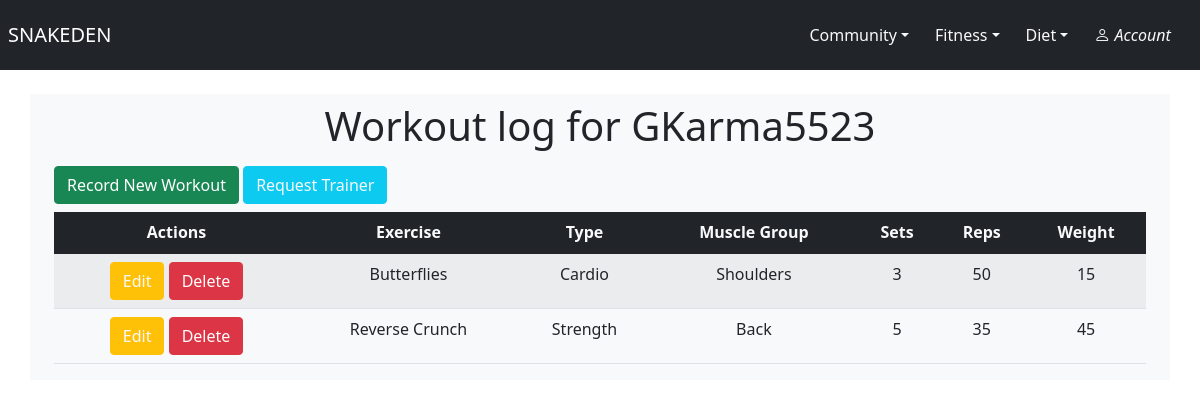
The page /fitness/workout_log/ (signed in) on the database its author committed.
### fitness/models.py (models this page shows)
class Workout(models.Model):
    WORKOUT_TYPE = [
        ('Cardio', 'Cardio'),
        ('Strength', 'Strength'),
        ('Endurance', 'Endurance'),
    ]
    MUSCLE_GROUP = [
        ('Arms', 'Arms'),
        ('Shoulders', 'Shoulders'),
        ('Back', 'Back'),
        ('Core', 'Core'),
        ('Legs', 'Legs'),
    ]
    workout_type = models.CharField(max_length=50, choices=WORKOUT_TYPE)
    muscle_group = models.CharField(max_length=50, choices=MUSCLE_GROUP)
    exercise_name = models.CharField(max_length=50)
    reps = models.IntegerField()
    sets = models.IntegerField()
    weight = models.IntegerField()
    user = models.ForeignKey(User, on_delete=models.CASCADE)
    created_at = models.DateTimeField(auto_now_add=True)

### fitness/views.py (the view)
# urls.py: path('workout_log/', views.user_workout_data, name="user_workout_data"),
@login_required
def user_workout_data(request):
    CTtable = CT.objects.filter(client=request.user)
    workouts = Workout.objects.filter(user=request.user)
    return render(request, 'fitness/workout_log.html', {'workouts': workouts, 'CTtable': CTtable})

### fitness/templates/fitness/workout_log.html
{% extends 'base.html' %}
{% block body %}
    <div class="container mt-4">
        <h1 class="text-center py-2">Workout log for {{ user.username }}</h1>
        <div class="row">
            <div class="h6">
                <a class="btn btn-success" href="{% url 'workout_form' %}">Record New Workout</a>
                {% if CTtable%}
                    <a class="btn btn-info text-light" href="{% url 'update_client_form' %}">Change Trainer</a>
                    <h6 class="d-inline btn justify-content-end bg-light">
                        {% for trainer in CTtable %}
                            Your trainer is <b>{{ trainer.trainer }}</b>
                        {% endfor %}
                    </h6>
                {% else %}
                    <a class="btn btn-info text-light" href="{% url 'add_client_form' %}">Request Trainer</a>
                {% endif %}
            </div>
        </div>
        <div class="row">
            <div class="col-md-12">
                <table class="table table-striped text-center">
                    <thead class="bg-dark text-light">
                        <tr>
                            <th scope="col">Actions</th>
                            <th scope="col">Exercise</th>
                            <th scope="col">Type</th>
                            <th scope="col">Muscle Group</th>
                            <th scope="col">Sets</th>
                            <th scope="col">Reps</th>
                            <th scope="col">Weight</th>
                        </tr>
                    </thead>
                    <tbody>
                        {% for workout in workouts %}
                            <tr>
                                <td>
                                    <a href="{% url 'edit_workout' workout.id %}" class="btn btn-warning text-light">Edit</a>
                                    <a href="{% url 'delete_workout' workout.id %}" class="btn btn-danger">Delete</a>
                                </td>
                                <td>{{ workout.exercise_name }}</td>
                                <td>{{ workout.workout_type }}</td>
                                <td>{{ workout.muscle_group }}</td>
                                <td>{{ workout.sets }}</td>
                                <td>{{ workout.reps }}</td>
                                {% if workout.weight in prs %}
                                    <td class="text-red">{{ workout.weight }} (PR)</td>
                                {% else %}
                                    <td>{{ workout.weight }}</td>
                                {% endif %}
                            </tr>
                        {% endfor %}
                    </tbody>
                </table>
            </div>
        </div>
    </div>
{% endblock %}

### static/style.css (style rules this page uses)
body { background-color: lightgray; }

### rows shown on the page
Workout: exercise_name "Butterflies", workout_type "Cardio", muscle_group "Shoulders", sets "3", reps "50", weight "15"
Workout: exercise_name "Reverse Crunch", workout_type "Strength", muscle_group "Back", sets "5", reps "35", weight "45"

### other values the page prints
{{ user.username }} "GKarma5523"
